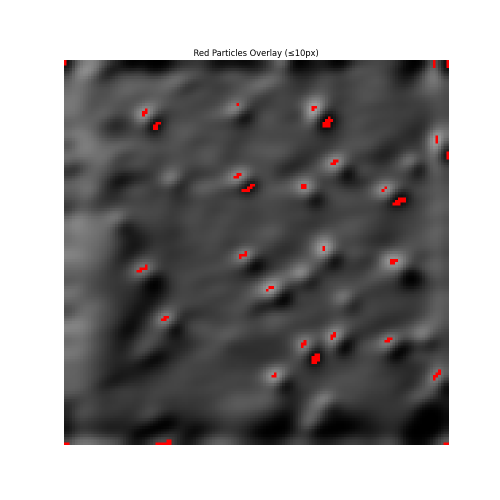
#> input picture particles_overlay.png, 1000 x 1000 px, given as the content of the folder /Users/zebpalm/Exjobb 2025/BSE images/abctoanalyze/All, which was not available (shown at 1/2 size)
$ python divide_samples.py
#> lines starting #> are read from the running program, lines starting #| are printed output that depends on the picture; pictures that were not available may be replaced by others from this repository, and a replacement may not be noted
import cv2
import numpy as np
from pathlib import Path
import os

# Define sample areas (y1, y2, x1, x2)
sample_areas = {
    'top_left': (130, 273, 128, 271),      # Sample 1
    'top_right': (130, 273, 329, 472),     # Sample 2
    'bottom_left': (329, 472, 128, 271),   # Sample 3
    'bottom_right': (329, 472, 329, 472)   # Sample 4
}

def load_image(image_path):
    """Load the image."""
    img = cv2.imread(image_path)
    if img is None:
        raise ValueError(f"Could not load image: {image_path}")
    return img

def extract_sample(image, sample_name):
    """Extract a specific sample area from the image."""
    y1, y2, x1, x2 = sample_areas[sample_name]
    return image[y1:y2, x1:x2]

def process_images(input_dir, output_base_dir, max_images=10):
    """Process images and save samples in separate folders."""
#> called with output_base_dir = 'divided_samples', max_images = 180
    # Create output directories for each sample
    for sample_name in sample_areas.keys():
        sample_dir = Path(output_base_dir) / sample_name
        sample_dir.mkdir(parents=True, exist_ok=True)

    # Get list of image files and sort them
    image_files = sorted(list(Path(input_dir).glob('*.png')))

    # Process only the first max_images
    for image_file in image_files[:max_images]:
        try:
            print(f"Processing {image_file.name}...")

            # Load image
            img = load_image(str(image_file))
#> in load_image, img is the input picture: shape (1000, 1000, 3); mean B, G, R 142.5, 142.5, 143.5

            # Process each sample area
            for sample_name in sample_areas.keys():
                print(f"  Extracting {sample_name}...")

                # Extract sample area
                sample_img = extract_sample(img, sample_name)

                # Save the sample
                output_file = Path(output_base_dir) / sample_name / image_file.name
                cv2.imwrite(str(output_file), sample_img)
#> this loop made 4 passes
#> pass 1, in process_images, `sample_img = extract_sample(img, sample_name)`:
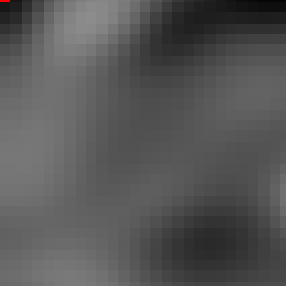
#> sample_img: shape (143, 143, 3) (shown 2 times larger); mean B, G, R 86.4, 86.4, 86.5
#> pass 2, in process_images, `sample_img = extract_sample(img, sample_name)`:
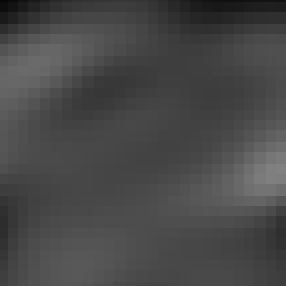
#> sample_img: shape (143, 143, 3) (shown 2 times larger); min 6, max 129, mean 72.2
#> pass 3, in process_images, `sample_img = extract_sample(img, sample_name)`:
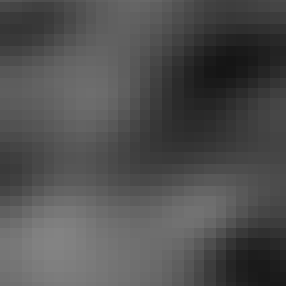
#> sample_img: shape (143, 143, 3) (shown 2 times larger); min 21, max 131, mean 79.6

        except Exception as e:
            print(f"Error processing {image_file.name}: {str(e)}")

if __name__ == "__main__":
    # Define input and output directories
    input_dir = "/Users/zebpalm/Exjobb 2025/BSE images/abctoanalyze/All"
    output_base_dir = "divided_samples"

    # Process the images
    process_images(input_dir, output_base_dir, max_images=180)
